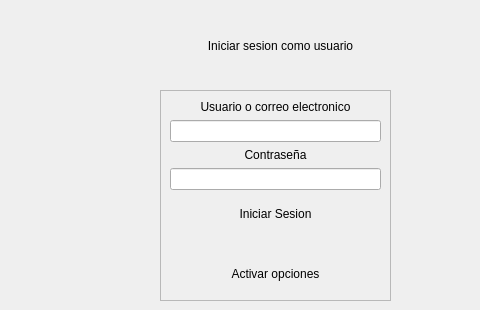
               <widget class="QWidget" name="page_iniciar_sesion">
                <widget class="QLabel" name="label_12">
                 <property name="geometry">
                  <rect>
                   <x>90</x>
                   <y>30</y>
                   <width>381</width>
                   <height>31</height>
                  </rect>
                 </property>
                 <property name="styleSheet">
                  <string notr="true">font: 75 12pt &quot;Open Sans Semibold&quot;</string>
                 </property>
                 <property name="text">
                  <string>Iniciar sesion como usuario</string>
                 </property>
                 <property name="alignment">
                  <set>Qt::AlignCenter</set>
                 </property>
                </widget>
                <widget class="QFrame" name="frame_6">
                 <property name="geometry">
                  <rect>
                   <x>160</x>
                   <y>90</y>
                   <width>231</width>
                   <height>211</height>
                  </rect>
                 </property>
                 <property name="frameShape">
                  <enum>QFrame::StyledPanel</enum>
                 </property>
                 <property name="frameShadow">
                  <enum>QFrame::Raised</enum>
                 </property>
                 <layout class="QVBoxLayout" name="verticalLayout_5">
                  <item>
                   <widget class="QLabel" name="label_13">
                    <property name="styleSheet">
                     <string notr="true">font: 75 8pt &quot;Open Sans Semibold&quot;</string>
                    </property>
                    <property name="text">
                     <string>Usuario o correo electronico</string>
                    </property>
                    <property name="alignment">
                     <set>Qt::AlignCenter</set>
                    </property>
                   </widget>
                  </item>
                  <item>
                   <widget class="QLineEdit" name="lineEdit_inicia_sesion_correo">
                    <property name="styleSheet">
                     <string notr="true">font: 75 8pt &quot;Open Sans Semibold&quot;</string>
                    </property>
                   </widget>
                  </item>
                  <item>
                   <widget class="QLabel" name="label_21">
                    <property name="styleSheet">
                     <string notr="true">font: 75 8pt &quot;Open Sans Semibold&quot;</string>
                    </property>
                    <property name="text">
                     <string>Contraseña</string>
                    </property>
                    <property name="alignment">
                     <set>Qt::AlignCenter</set>
                    </property>
                   </widget>
                  </item>
                  <item>
                   <widget class="QLineEdit" name="lineEdit_inicia_sesion_contra">
                    <property name="styleSheet">
                     <string notr="true">font: 75 8pt &quot;Open Sans Semibold&quot;</string>
                    </property>
                   </widget>
                  </item>
                  <item>
                   <widget class="QPushButton" name="btn_iniciar_sesion_miembro">
                    <property name="minimumSize">
                     <size>
                      <width>35</width>
                      <height>35</height>
                     </size>
                    </property>
                    <property name="styleSheet">
                     <string notr="true">QPushButton{
border:Opx;
}

QPushButton:hover{
background-color: rgb(51, 157, 255);
font: 75 8pt &quot;Open Sans Semibold&quot;;
}

</string>
                    </property>
                    <property name="text">
                     <string>Iniciar Sesion</string>
                    </property>
                   </widget>
                  </item>
                  <item>
                   <spacer name="verticalSpacer_2">
                    <property name="orientation">
                     <enum>Qt::Vertical</enum>
                    </property>
                    <property name="sizeHint" stdset="0">
                     <size>
                      <width>20</width>
                      <height>18</height>
                     </size>
                    </property>
                   </spacer>
                  </item>
                  <item>
                   <widget class="QPushButton" name="btn_activar_opciones">
                    <property name="minimumSize">
                     <size>
                      <width>35</width>
                      <height>35</height>
                     </size>
                    </property>
                    <property name="styleSheet">
                     <string notr="true">QPushButton{
border:Opx;
}

QPushButton:hover{
background-color: rgb(51, 157, 255);
font: 75 8pt &quot;Open Sans Semibold&quot;;
}</string>
                    </property>
                    <property name="text">
                     <string>Activar opciones</string>
                    </property>
                   </widget>
                  </item>
                 </layout>
                </widget>
               </widget>
